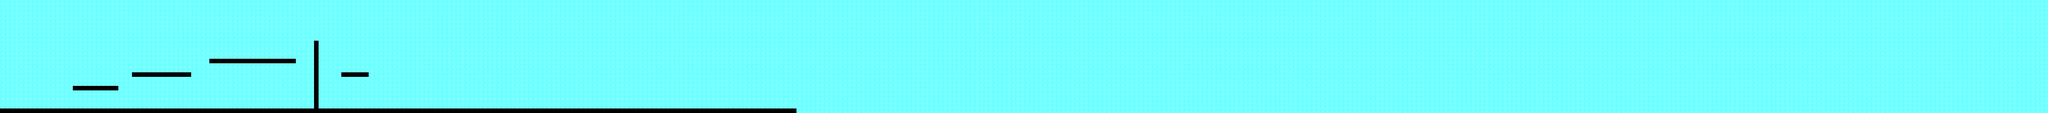

This game map was drawn from its Tiled (.tmx) file and the tilesets committed beside it. A one-line description and the trimmed map source follow:
An orthogonal 450x25 tile map with 10x10 px tiles, 1 tile layer (Tile Layer 1) and 6 objects.

<map version="1.0" orientation="orthogonal" renderorder="right-down" width="450" height="25" tilewidth="10" tileheight="10" nextobjectid="7">
 <tileset firstgid="1" name="megaman_zx_advent_hunters_base_1_3_tileset_by_m345julian-d9mw4j5" tilewidth="10" tileheight="10" spacing="2" margin="1" tilecount="23908" columns="43">
  <image source="megaman_zx_advent_hunters_base_1_3_tileset_by_m345julian-d9mw4j5.png" width="522" height="6672" />
 </tileset>
 <layer name="Tile Layer 1" width="450" height="25">
  <data>[11250 cells, 11250 non-empty, 3 distinct tile ids]</data>
 </layer>
 <objectgroup name="Object Layer 1">
  <object id="1" x="0" y="239" width="1752" height="11" />
  <object id="2" x="163" y="189" width="96" height="11" />
  <object id="3" x="291" y="160" width="128" height="9" />
  <object id="4" x="461" y="130" width="188" height="9" />
  <object id="5" x="691" y="90" width="10" height="150" />
  <object id="6" x="750" y="159" width="60" height="10" />
 </objectgroup>
</map>
